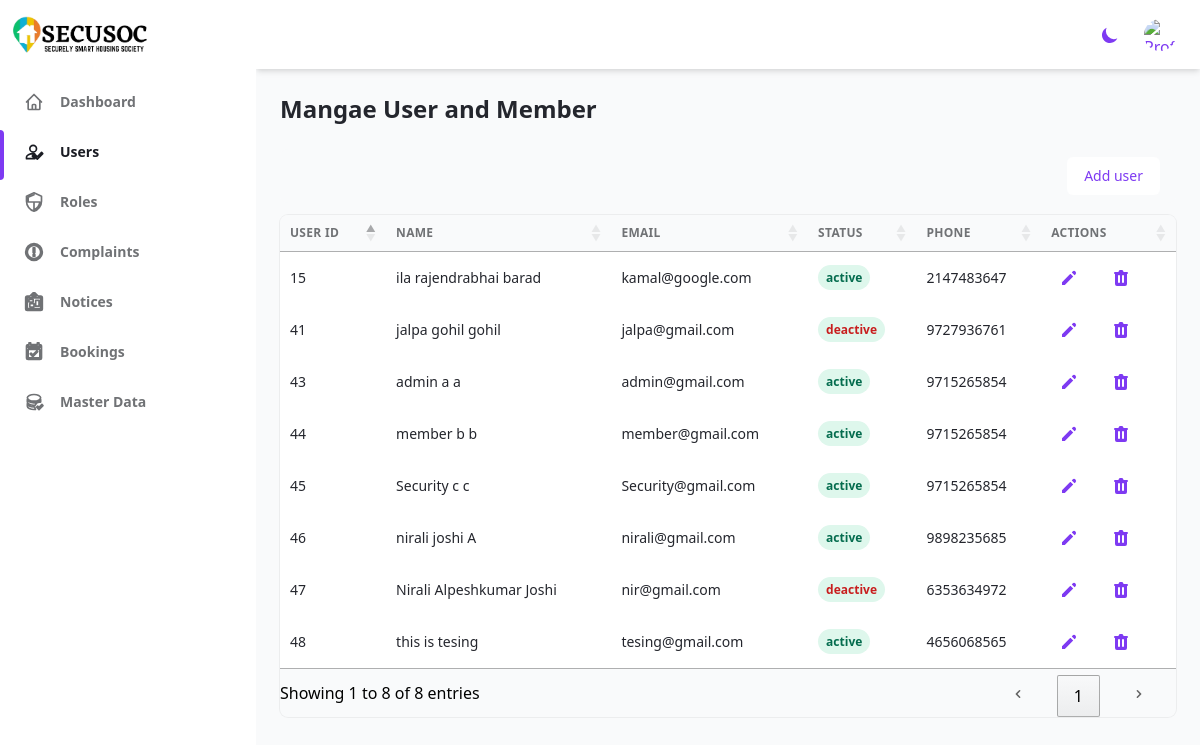
The app's page /admin/deshboards/Users.php (signed in) with its own data.
### tables this page shows
CREATE TABLE `user_master` (
  `User_id` int(4) NOT NULL,
  `User_Type` varchar(8) NOT NULL,
  `House_no` int(3) NOT NULL,
  `User_Fname` varchar(15) NOT NULL,
  `User_Mname` varchar(25) NOT NULL,
  `User_Lname` varchar(15) NOT NULL,
  `User_Mobile_no` bigint(20) DEFAULT NULL,
  `Username` varchar(20) NOT NULL,
  `Passward` varchar(16) NOT NULL,
  `User_Email` varchar(30) NOT NULL,
  `User_Address` varchar(70) NOT NULL,
  `Alternate_Address` varchar(70) NOT NULL,
  `City_Id` varchar(5) NOT NULL,
  `User_Status` int(10) NOT NULL
);

### admin/deshboards/Users.php (the view, shortened to what this page needs)
<?php $current_url = 'Users';
require_once '../../src/config/database.php';
require_once '../deshboards/header.php'; ?>
<?php require_once '../deshboards/sidebar.php'; ?>
<h2 class="my-6 text-2xl font-semibold text-gray-700 dark:text-gray-200">
    Mangae User and Member
  </h2>
<div class="mb-3 px-4 py-2 bg-gray-50 text-right sm:px-6 bg-white rounded-lg dark:bg-gray-900">
    <div class=" items-right">
      <a href="add_user.php">
      <button type="button" class="inline-flex items-center justify-center px-4 py-2 text-sm font-medium text-purple-600 bg-white border border-transparent rounded-md hover:bg-gray-50 focus:outline-none focus:ring-2 focus:ring-offset-2 focus:ring-purple-500">Add user</button>
      </a>
    </div>
  </div>
<div class="w-full  overflow-hidden rounded-lg shadow-xs">
  <div class="w-full overflow-x-auto">
    <table class="w-full whitespace-no-wrap" id="myTable">
      <thead>
        <tr class="text-xs font-semibold tracking-wide text-left text-gray-500 uppercase border-b dark:border-gray-700 bg-gray-50 dark:text-gray-400 dark:bg-gray-800">
          <th class="px-4 py-3">User ID</th>
          <th class="px-4 py-3">Name</th>
          <th class="px-4 py-3">Email</th>
          <th class="px-4 py-3">Status</th>
          <th class="px-4 py-3">Phone</th>
          <th class="px-4 py-3">Actions</th>
        </tr>
      </thead>
      <tbody class="bg-white divide-y dark:divide-gray-700 dark:bg-gray-800">
        <?php
        $query = "SELECT * FROM user_master";
        $result = mysqli_query($conn, $query);
        if (mysqli_num_rows($result) > 0) {
          while ($row = mysqli_fetch_assoc($result)) {
            echo "<tr class='text-gray-700 dark:text-gray-400'>";
            echo "<td class='px-4 py-3 text-sm dark:bg-gray-800'>" . $row["User_id"] . "</td>";
            echo "<td class='px-4 py-3 text-sm dark:bg-gray-800'>" . $row["User_Fname"] . " " . $row["User_Mname"] . " " . $row["User_Lname"] . "</td>";
            echo "<td class='px-4 py-3 text-sm dark:bg-gray-800'>" . $row["User_Email"] . "</td>";
            echo "<td class='px-4 py-3 text-xs dark:bg-gray-800'>" ?>
            <span class='<?php if ($row["User_Status"] == true) echo "text-green-700 dark:bg-green-700 dark:text-green-100";
                          else echo "text-red-700 dark:bg-red-700 dark:text-red-100"; ?> px-2 py-1 font-semibold leading-tight bg-green-100 rounded-full '>
              <?php
              if ($row["User_Status"] == true) {
                echo " active";
              } else {
                echo " deactive";
              }
              ?>
            </span>
            <?php
            echo " </td>";
            echo "<td class='px-4 py-3 text-sm dark:bg-gray-800'>" . $row["User_Mobile_no"] . "</td>";
            echo "<td class='px-4 py-3 dark:bg-gray-800'>";
            ?>
            <a href="update_user.php?user_id=<?php echo $row['User_id']; ?>">
              <?php
              echo "<div class='flex items-center space-x-4 text-sm'>
              <button class='flex items-center justify-between px-2 py-2 text-sm font-medium leading-5 text-purple-600 rounded-lg dark:text-gray-400 focus:outline-none focus:shadow-outline-gray' aria-label='Edit'>
                <svg class='w-5 h-5' aria-hidden='true' fill='currentColor' viewBox='0 0 20 20'>
                  <path d='M13.586 3.586a2 2 0 112.828 2.828l-.793.793-2.828-2.828.793-.793zM11.379 5.793L3 14.172V17h2.828l8.38-8.379-2.83-2.828z'></path>
                </svg>
              </button></a>
              </a>"; ?>
              <a href="delete_user.php?id=<?php echo $row['User_id']; ?>">
            <?php
            echo "<button class='flex items-center justify-between px-2 py-2 text-sm font-medium leading-5 text-purple-600 rounded-lg dark:text-gray-400 focus:outline-none focus:shadow-outline-gray' aria-label='Delete'>
                <svg class='w-5 h-5' aria-hidden='true' fill='currentColor' viewBox='0 0 20 20'>
                  <path fill-rule='evenodd' d='M9 2a1 1 0 00-.894.553L7.382 4H4a1 1 0 000 2v10a2 2 0 002 2h8a2 2 0 002-2V6a1 1 0 100-2h-3.382l-.724-1.447A1 1 0 0011 2H9zM7 8a1 1 0 012 0v6a1 1 0 11-2 0V8zm5-1a1 1 0 00-1 1v6a1 1 0 102 0V8a1 1 0 00-1-1z' clip-rule='evenodd'></path>
                </svg>
              </button>
              </a>
            </div>
          </td>";
            echo "</tr>";
          }
        } else {
          echo "<tr><td colspan='4' class='px-6 py-4 whitespace-nowrap text-sm font-medium text-gray-900'>No users found.</td></tr>";
        }
            ?>
<?php require_once '../deshboards/footer.php'; ?>

### records on screen
user_master: User_id "15", User_Fname "ila", User_Mname "rajendrabhai", User_Lname "barad", User_Email "kamal@google.com", User_Status "active", User_Mobile_no "2147483647"
user_master: User_id "41", User_Fname "jalpa", User_Mname "gohil", User_Lname "gohil", User_Email "jalpa@gmail.com", User_Status "deactive", User_Mobile_no "9727936761"
user_master: User_id "43", User_Fname "admin", User_Mname "a", User_Lname "a", User_Email "admin@gmail.com", User_Status "active", User_Mobile_no "9715265854"
user_master: User_id "44", User_Fname "member", User_Mname "b", User_Lname "b", User_Email "member@gmail.com", User_Status "active", User_Mobile_no "9715265854"
user_master: User_id "45", User_Fname "Security", User_Mname "c", User_Lname "c", User_Email "Security@gmail.com", User_Status "active", User_Mobile_no "9715265854"
user_master: User_id "46", User_Fname "nirali", User_Mname "joshi", User_Lname "A", User_Email "nirali@gmail.com", User_Status "active", User_Mobile_no "9898235685"
user_master: User_id "47", User_Fname "Nirali", User_Mname "Alpeshkumar", User_Lname "Joshi", User_Email "nir@gmail.com", User_Status "deactive", User_Mobile_no "6353634972"
user_master: User_id "48", User_Fname "this", User_Mname "is", User_Lname "tesing", User_Email "tesing@gmail.com", User_Status "active", User_Mobile_no "4656068565"
